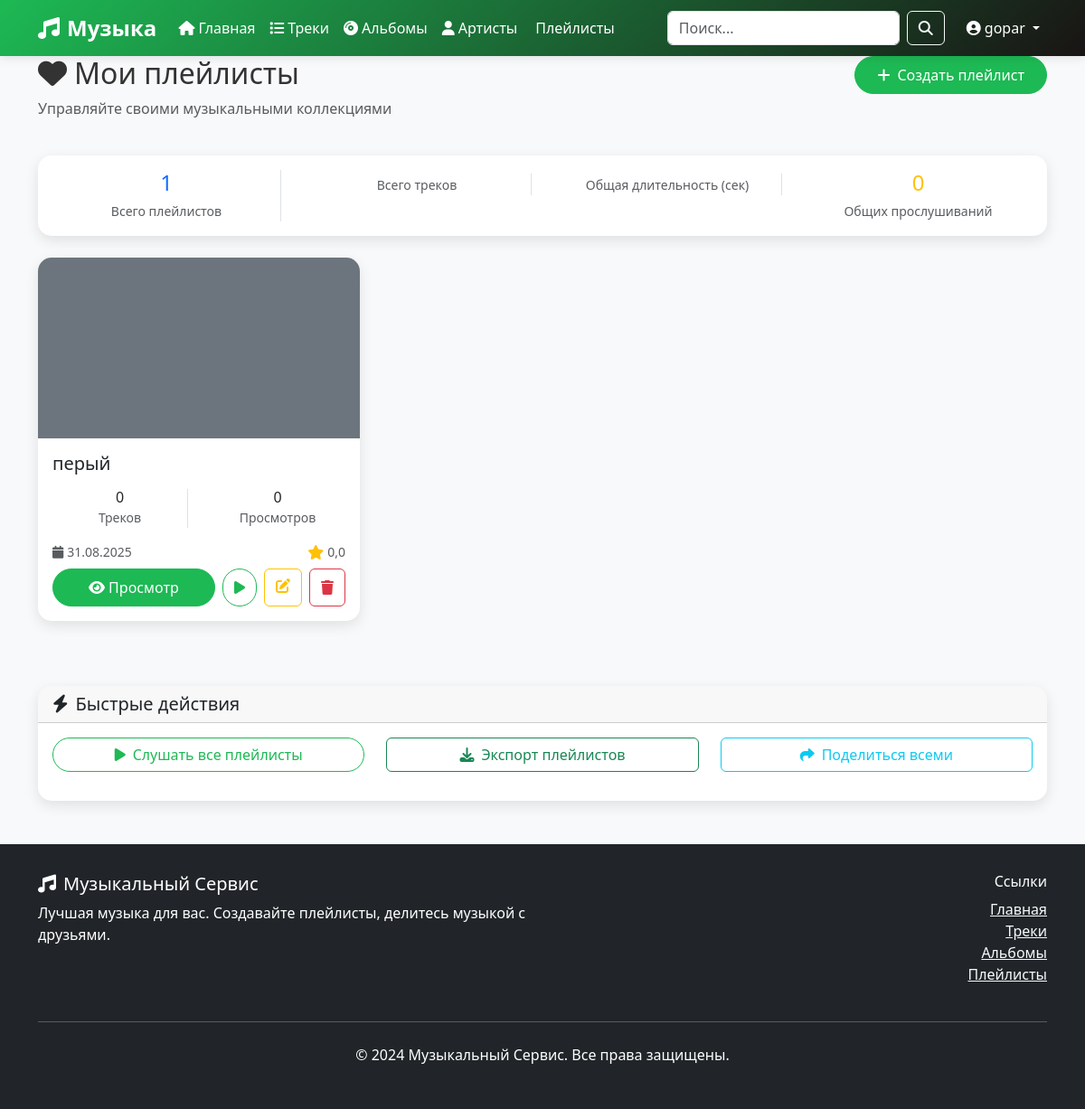
Screenshot of /my-playlists/ (signed in) with the database file from the repository.
### music/models.py (models this page shows, shortened)
class User(AbstractUser):
    id = models.UUIDField(primary_key=True, default=uuid.uuid4, editable=False)
    login = models.CharField(max_length=100, unique=True)
    email = models.EmailField(unique=True)
    password = models.CharField(max_length=128)
    date_of_birth = models.DateField(null=True, blank=True)
    registration_date = models.DateTimeField(auto_now_add=True)
    avatar_url = models.URLField(max_length=500, null=True, blank=True)
    role = models.CharField(max_length=20, choices=[
        ('user', 'User'),
        ('admin', 'Admin'),
        ('moderator', 'Moderator')
    ], default='user')
    objects = CustomUserManager()
    USERNAME_FIELD = 'login'
    REQUIRED_FIELDS = ['email']
    class Meta:
        db_table = 'пользователи'
        verbose_name = 'Пользователь'
        verbose_name_plural = 'Пользователи'
    class Meta:
        db_table = 'пользователи'
        verbose_name = 'Пользователь'
        verbose_name_plural = 'Пользователи'

class Playlist(models.Model):
    id = models.UUIDField(primary_key=True, default=uuid.uuid4, editable=False)
    user = models.ForeignKey(User, on_delete=models.CASCADE, verbose_name='Пользователь')
    name = models.CharField(max_length=200, verbose_name='Название плейлиста')
    description = models.TextField(blank=True, verbose_name='Описание')
    is_public = models.BooleanField(default=True, verbose_name='Публичный')
    photo_url = models.URLField(max_length=500, null=True, blank=True, verbose_name='URL фото')
    creation_date = models.DateTimeField(auto_now_add=True, verbose_name='Дата создания')
    tracks = models.ManyToManyField(Track, through='PlaylistTrack', verbose_name='Треки')
    class Meta:
        db_table = 'плейлисты'
        verbose_name = 'Плейлист'
        verbose_name_plural = 'Плейлисты'

### music/views.py (the view)
# urls.py: path('my-playlists/', views.my_playlists, name='my_playlists'),
@login_required
def my_playlists(request):
    playlists = Playlist.objects.filter(user=request.user).prefetch_related('tracks')
    context = {
        'playlists': playlists,
    }
    return render(request, 'music/my_playlists.html', context)

### music/templates/music/my_playlists.html (shortened to what this page needs)
{% extends 'music/base.html' %}
{% block content %}
<div class="container">
    <div class="row mb-4">
        <div class="col-md-8">
            <h1 class="h2">
                <i class="fas fa-heart me-2"></i>Мои плейлисты
            </h1>
            <p class="text-muted">Управляйте своими музыкальными коллекциями</p>
        </div>
        <div class="col-md-4 text-end">
            <a href="{% url 'music:create_playlist' %}" class="btn btn-primary">
                <i class="fas fa-plus me-2"></i>Создать плейлист
            </a>
        </div>
    </div>
    <div class="row mb-4">
        <div class="col-12">
            <div class="card">
                <div class="card-body">
                    <div class="row text-center">
                        <div class="col-md-3">
                            <div class="border-end">
                                <h4 class="text-primary mb-1">{{ playlists.count }}</h4>
                                <small class="text-muted">Всего плейлистов</small>
                            </div>
                        </div>
                        <div class="col-md-3">
                            <div class="border-end">
                                <small class="text-muted">Всего треков</small>
                            </div>
                        </div>
                        <div class="col-md-3">
                            <div class="border-end">
                                <small class="text-muted">Общая длительность (сек)</small>
                            </div>
                        </div>
                        <div class="col-md-3">
                            <h4 class="text-warning mb-1">{{ total_play_count|default:0 }}</h4>
                            <small class="text-muted">Общих прослушиваний</small>
                        </div>
                    </div>
                </div>
            </div>
        </div>
    </div>
    <div class="row">
        {% for playlist in playlists %}
            <div class="col-lg-4 col-md-6 mb-4">
                <div class="card h-100">
                    {% if playlist.photo_url %}
                        <img src="{{ playlist.photo_url }}" class="card-img-top" alt="{{ playlist.name }}" style="height: 200px; object-fit: cover;">
                    {% else %}
                        <div class="card-img-top bg-secondary d-flex align-items-center justify-content-center" style="height: 200px;">
                        </div>
                    {% endif %}
                    <div class="card-body d-flex flex-column">
                        <h5 class="card-title">{{ playlist.name }}</h5>
                        <div class="mb-3">
                            <div class="row text-center">
                                <div class="col-6">
                                    <div class="border-end">
                                        <h6 class="mb-0">{{ playlist.tracks.count }}</h6>
                                        <small class="text-muted">Треков</small>
                                    </div>
                                </div>
                                <div class="col-6">
                                    <h6 class="mb-0">{{ playlist.play_count|default:0 }}</h6>
                                    <small class="text-muted">Просмотров</small>
                                </div>
                            </div>
                        </div>
                        <div class="mt-auto">
                            <div class="d-flex justify-content-between align-items-center mb-2">
                                <small class="text-muted">
                                    <i class="fas fa-calendar me-1"></i>{{ playlist.creation_date|date:"d.m.Y" }}
                                </small>
                                <div class="d-flex align-items-center">
                                    <i class="fas fa-star text-warning me-1"></i>
                                    <small class="text-muted">{{ playlist.average_rating|default:"0.0"|floatformat:1 }}</small>
                                </div>
                            </div>
                            <div class="d-flex gap-2">
                                <a href="{% url 'music:playlist_detail' playlist.pk %}" class="btn btn-primary flex-fill">
                                    <i class="fas fa-eye me-1"></i>Просмотр
                                </a>
                                <button class="btn btn-outline-primary" onclick="playPlaylist('{{ playlist.pk }}')" title="Слушать">
                                    <i class="fas fa-play"></i>
                                </button>
                                <a href="{% url 'music:edit_playlist' playlist.pk %}" class="btn btn-outline-warning" title="Редактировать">
                                    <i class="fas fa-edit"></i>
                                </a>
                                <button class="btn btn-outline-danger" onclick="deletePlaylist('{{ playlist.pk }}')" title="Удалить">
                                    <i class="fas fa-trash"></i>
                                </button>
                            </div>
                        </div>
                    </div>
                </div>
            </div>
        {% endfor %}
    </div>
    {% if playlists %}
        <div class="row mt-5">
            <div class="col-12">
                <div class="card">
                    <div class="card-header">
                        <h3 class="h5 mb-0">
                            <i class="fas fa-bolt me-2"></i>Быстрые действия
                        </h3>
                    </div>
                    <div class="card-body">
                        <div class="row">
                            <div class="col-md-4 mb-3">
                                <button class="btn btn-outline-primary w-100" onclick="playAllPlaylists()">
                                    <i class="fas fa-play me-2"></i>Слушать все плейлисты
                                </button>
                            </div>
                            <div class="col-md-4 mb-3">
                                <button class="btn btn-outline-success w-100" onclick="exportPlaylists()">
                                    <i class="fas fa-download me-2"></i>Экспорт плейлистов
                                </button>
                            </div>
                            <div class="col-md-4 mb-3">
                                <button class="btn btn-outline-info w-100" onclick="shareAllPlaylists()">
                                    <i class="fas fa-share me-2"></i>Поделиться всеми
                                </button>
                            </div>
                        </div>
                    </div>
                </div>
            </div>
        </div>
    {% endif %}
</div>
{% endblock %}

### music/templates/music/base.html (shortened to what this page needs)
<!DOCTYPE html>
<html lang="ru">
<head>
    <link href="https://cdn.jsdelivr.net/npm/bootstrap@5.3.0/dist/css/bootstrap.min.css" rel="stylesheet">
    <link rel="stylesheet" href="https://cdnjs.cloudflare.com/ajax/libs/font-awesome/6.4.0/css/all.min.css">
</head>
<body>
    <nav class="navbar navbar-expand-lg navbar-dark">
        <div class="container">
            <a class="navbar-brand" href="{% url 'music:home' %}">
                <i class="fas fa-music me-2"></i>Музыка
            </a>
            <div class="collapse navbar-collapse" id="navbarNav">
                <ul class="navbar-nav me-auto">
                    <li class="nav-item">
                        <a class="nav-link" href="{% url 'music:home' %}">
                            <i class="fas fa-home me-1"></i>Главная
                        </a>
                    </li>
                    <li class="nav-item">
                        <a class="nav-link" href="{% url 'music:track_list' %}">
                            <i class="fas fa-list me-1"></i>Треки
                        </a>
                    </li>
                    <li class="nav-item">
                        <a class="nav-link" href="{% url 'music:album_list' %}">
                            <i class="fas fa-compact-disc me-1"></i>Альбомы
                        </a>
                    </li>
                    <li class="nav-item">
                        <a class="nav-link" href="{% url 'music:artist_list' %}">
                            <i class="fas fa-user me-1"></i>Артисты
                        </a>
                    </li>
                    <li class="nav-item">
                        <a class="nav-link" href="{% url 'music:playlist_list' %}">
                            Плейлисты
                        </a>
                    </li>
                </ul>
                <form class="d-flex me-3" method="GET" action="{% url 'music:track_list' %}">
                    <input class="form-control me-2" type="search" name="q" placeholder="Поиск..."
                           value="{{ request.GET.q }}" aria-label="Search">
                    <button class="btn btn-outline-light" type="submit">
                        <i class="fas fa-search"></i>
                    </button>
                </form>
                <ul class="navbar-nav">
                    {% if user.is_authenticated %}
                        <li class="nav-item dropdown">
                            <a class="nav-link dropdown-toggle" href="#" id="navbarDropdown" role="button"
                               data-bs-toggle="dropdown" aria-expanded="false">
                                <i class="fas fa-user-circle me-1"></i>{{ user.login }}
                            </a>
                        </li>
                    {% endif %}
                </ul>
            </div>
        </div>
    </nav>
    <main>
        {% block content %}{% endblock %}
    </main>
    <footer class="footer">
        <div class="container">
            <div class="row">
                <div class="col-md-6">
                    <h5><i class="fas fa-music me-2"></i>Музыкальный Сервис</h5>
                    <p>Лучшая музыка для вас. Создавайте плейлисты, делитесь музыкой с друзьями.</p>
                </div>
                <div class="col-md-6 text-md-end">
                    <h6>Ссылки</h6>
                    <ul class="list-unstyled">
                        <li><a href="{% url 'music:home' %}" class="text-light">Главная</a></li>
                        <li><a href="{% url 'music:track_list' %}" class="text-light">Треки</a></li>
                        <li><a href="{% url 'music:album_list' %}" class="text-light">Альбомы</a></li>
                        <li><a href="{% url 'music:playlist_list' %}" class="text-light">Плейлисты</a></li>
                    </ul>
                </div>
            </div>
            <hr class="my-4">
            <div class="text-center">
                <p>&copy; 2024 Музыкальный Сервис. Все права защищены.</p>
            </div>
        </div>
    </footer>
</body>
</html>

### music/templates/music/base.html (style rules this page uses)
:root { --primary-color: #1db954; --secondary-color: #191414; --accent-color: #ff6b6b; --text-color: #333; --light-bg: #f8f9fa; --dark-bg: #212529; }
body { font-family: 'Segoe UI', Tahoma, Geneva, Verdana, sans-serif; background-color: var(--light-bg); color: var(--text-color); }
.navbar { background: linear-gradient(135deg, var(--primary-color), var(--secondary-color)); box-shadow: 0 2px 10px rgba(0,0,0,0.1); }
.navbar-brand { font-weight: bold; font-size: 1.5rem; }
.nav-link { color: white !important; font-weight: 500; transition: all 0.3s ease; }
.card { border: none; border-radius: 15px; box-shadow: 0 5px 15px rgba(0,0,0,0.1); transition: transform 0.3s ease, box-shadow 0.3s ease; overflow: hidden; }
.card-img-top { height: 200px; object-fit: cover; }
.btn-primary { background-color: var(--primary-color); border-color: var(--primary-color); border-radius: 25px; padding: 0.5rem 1.5rem; font-weight: 500; transition: all 0.3s ease; }
.btn-outline-primary { color: var(--primary-color); border-color: var(--primary-color); border-radius: 25px; }
.footer { background: var(--dark-bg); color: white; padding: 2rem 0; margin-top: 3rem; }

### rows the page displays
User: login "gopar"
Playlist: name "перый", tracks.count "0", play_count "0", creation_date "31.08.2025", average_rating "0,0"

### other values shown
{{ playlists.count }} "1"
{{ total_play_count|default:0 }} "0"
